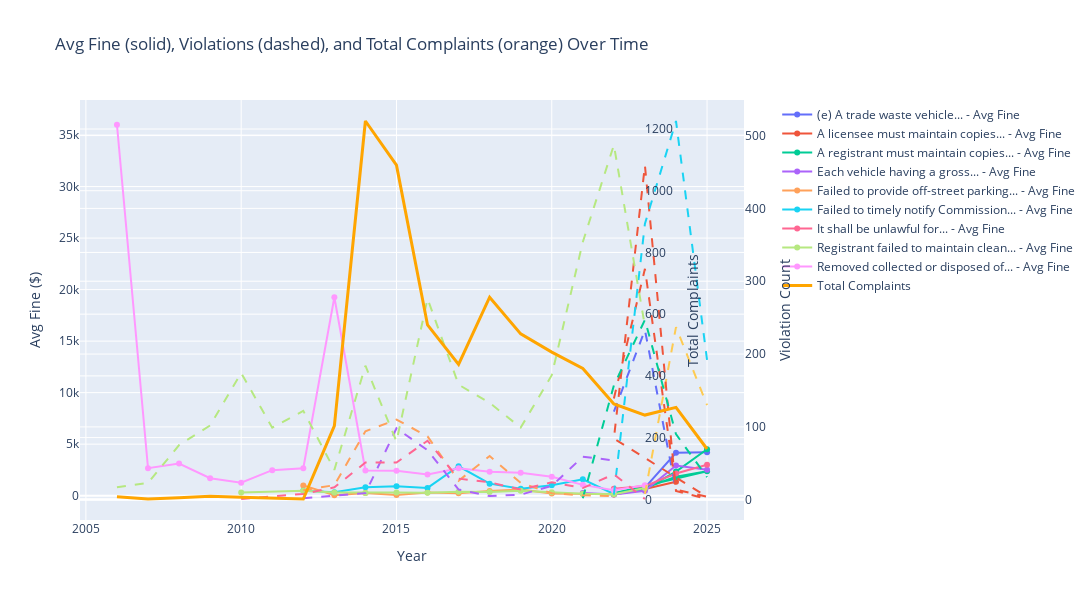

The cell this chart's notebook holds for it:
### Code cell
# Prep violation data
violations_df['Issued Date'] = pd.to_datetime(violations_df['DATE VIOLATION ISSUED'], errors='coerce')
violations_df['Year'] = violations_df['Issued Date'].dt.year
top_violation_types = violations_df['DESCRIPTION OF RULE'].value_counts().head(10).index
short_label_map = {desc: ' '.join(desc.split()[:5]) + '...' for desc in top_violation_types}

# Average fine
violation_avg_fine = (
    violations_df
    .groupby(['DESCRIPTION OF RULE', 'Year'])['FINE AMOUNT']
    .mean()
    .reset_index()
    .dropna()
)
violation_avg_fine_top = violation_avg_fine[violation_avg_fine['DESCRIPTION OF RULE'].isin(top_violation_types)]
violation_avg_fine_top['Label'] = violation_avg_fine_top['DESCRIPTION OF RULE'].map(short_label_map)

# Violation counts
violation_counts = (
    violations_df
    .groupby(['DESCRIPTION OF RULE', 'Year'])
    .size()
    .reset_index(name='Violation Count')
)

# Merge violation data
violation_combined = pd.merge(
    violation_avg_fine_top,
    violation_counts,
    on=['DESCRIPTION OF RULE', 'Year'],
    how='left'
)
violation_combined['Label'] = violation_combined['DESCRIPTION OF RULE'].map(short_label_map)

# Complaints data
complaints_df['Reported Date'] = pd.to_datetime(complaints_df['DATE COMPLAINT/INQUIRY REPORTED ON'], errors='coerce')
complaints_df['Year'] = complaints_df['Reported Date'].dt.year
complaint_counts_yearly = complaints_df.groupby('Year').size().reset_index(name='Complaint Count')

# Yearly summary for correlation
violation_totals = violations_df.groupby('Year').size().reset_index(name='Violation Count')
fine_totals = violations_df.groupby('Year')['FINE AMOUNT'].sum().reset_index(name='Total Fine')
yearly_summary = pd.merge(violation_totals, fine_totals, on='Year', how='outer')
yearly_summary = pd.merge(yearly_summary, complaint_counts_yearly, on='Year', how='outer')
correlation_matrix = yearly_summary.corr()

# --- Plot ---
fig = go.Figure()

# Avg Fine (solid lines)
for label in violation_combined['Label'].unique():
    subset = violation_combined[violation_combined['Label'] == label]
    fig.add_trace(go.Scatter(
        x=subset['Year'],
        y=subset['FINE AMOUNT'],
        name=f"{label} - Avg Fine",
        mode='lines+markers',
        yaxis="y1"
    ))

# Violation count (dashed)
for label in violation_combined['Label'].unique():
    subset = violation_combined[violation_combined['Label'] == label]
    fig.add_trace(go.Scatter(
        x=subset['Year'],
        y=subset['Violation Count'],
        name=f"{label} - Violations",
        mode='lines',
        line=dict(dash='dash'),
        yaxis="y2",
        showlegend=False
    ))

# Total Complaints (orange)
fig.add_trace(go.Scatter(
    x=complaint_counts_yearly['Year'],
    y=complaint_counts_yearly['Complaint Count'],
    name='Total Complaints',
    line=dict(color='orange', width=3),
    yaxis="y3"
))

fig.update_layout(
    title="Avg Fine (solid), Violations (dashed), and Total Complaints (orange) Over Time",
    xaxis=dict(title='Year'),
    yaxis=dict(title="Avg Fine ($)", side='left'),
    yaxis2=dict(title="Violation Count", overlaying='y', side='right'),
    yaxis3=dict(title="Total Complaints", anchor='free', overlaying='y', side='right', position=.85),
    legend=dict(x=1.05, y=1),
    width=1200,
    height=600
)

fig.show()
print("Correlation Matrix:")
print(correlation_matrix)

### Figure 1 — Plotly figure (JSON) as saved in the notebook; plotly's stock layout.template omitted (floating-point values rounded to 4 significant figures)
{"data": [{"mode": "lines+markers", "name": "(e) A trade waste vehicle... - Avg Fine", "type": "scatter", "x": [2023, 2024, 2025], "y": [775.0, 4166.0, 4220.0], "yaxis": "y"}, {"mode": "lines+markers", "name": "A licensee must maintain copies... - Avg Fine", "type": "scatter", "x": [2022, 2023, 2024], "y": [120.6, 644.1, 1356.0], "yaxis": "y"}, {"mode": "lines+markers", "name": "A registrant must maintain copies... - Avg Fine", "type": "scatter", "x": [2022, 2023, 2024, 2025, 2022, 2023, 2024, 2025], "y": [199.6, 742.6, 1839.0, 2375.0, 242.2, 642.9, 2342.0, 4500.0], "yaxis": "y"}, {"mode": "lines+markers", "name": "Each vehicle having a gross... - Avg Fine", "type": "scatter", "x": [2021, 2022, 2023, 2024, 2025], "y": [250.0, 116.6, 485.8, 2924.0, 2516.0], "yaxis": "y"}, {"mode": "lines+markers", "name": "Failed to provide off-street parking... - Avg Fine", "type": "scatter", "x": [2012, 2013, 2014, 2015, 2016, 2017, 2018, 2019, 2020, 2021, 2022], "y": [1000.0, 41.67, 250.0, 66.15, 301.5, 246.4, 450.0, 600.0, 202.6, 169.5, 141.2], "yaxis": "y"}, {"mode": "lines+markers", "name": "Failed to timely notify Commission... - Avg Fine", "type": "scatter", "x": [2012, 2013, 2014, 2015, 2016, 2017, 2018, 2019, 2020, 2021, 2022], "y": [475.0, 340.0, 823.1, 906.8, 753.2, 2852.0, 1167.0, 669.6, 1022.0, 1592.0, 162.5], "yaxis": "y"}, {"mode": "lines+markers", "name": "It shall be unlawful for... - Avg Fine", "type": "scatter", "x": [2022, 2023, 2024, 2025], "y": [666.7, 930.5, 2158.0, 2997.0], "yaxis": "y"}, {"mode": "lines+markers", "name": "Registrant failed to maintain clean... - Avg Fine", "type": "scatter", "x": [2010, 2012, 2013, 2014, 2015, 2016, 2017, 2018, 2019, 2020, 2021, 2022, 2023], "y": [300.0, 483.3, 297.1, 266.2, 305.9, 287.7, 381.0, 358.3, 478.6, 327.1, 187.5, 132.1, 750.0], "yaxis": "y"}, {"mode": "lines+markers", "name": "Removed collected or disposed of... - Avg Fine", "type": "scatter", "x": [2006, 2007, 2008, 2009, 2010, 2011, 2012, 2013, 2014, 2015, 2016, 2017, 2018, 2019, 2020, 2021, 2022, 2023], "y": [36000.0, 2667.0, 3125.0, 1700.0, 1263.0, 2479.0, 2666.0, 19260.0, 2449.0, 2420.0, 2061.0, 2666.0, 2313.0, 2215.0, 1839.0, 1049.0, 518.5, 1022.0], "yaxis": "y"}, {"line": {"dash": "dash"}, "mode": "lines", "name": "(e) A trade waste vehicle... - Violations", "showlegend": false, "type": "scatter", "x": [2023, 2024, 2025], "y": [8, 237, 130], "yaxis": "y2"}, {"line": {"dash": "dash"}, "mode": "lines", "name": "A licensee must maintain copies... - Violations", "showlegend": false, "type": "scatter", "x": [2022, 2023, 2024], "y": [121, 233, 13], "yaxis": "y2"}, {"line": {"dash": "dash"}, "mode": "lines", "name": "A registrant must maintain copies... - Violations", "showlegend": false, "type": "scatter", "x": [2022, 2023, 2024, 2025, 2022, 2023, 2024, 2025], "y": [139, 317, 14, 4, 84, 459, 12, 1], "yaxis": "y2"}, {"line": {"dash": "dash"}, "mode": "lines", "name": "Each vehicle having a gross... - Violations", "showlegend": false, "type": "scatter", "x": [2021, 2022, 2023, 2024, 2025], "y": [2, 157, 247, 90, 31], "yaxis": "y2"}, {"line": {"dash": "dash"}, "mode": "lines", "name": "Failed to provide off-street parking... - Violations", "showlegend": false, "type": "scatter", "x": [2012, 2013, 2014, 2015, 2016, 2017, 2018, 2019, 2020, 2021, 2022], "y": [2, 6, 9, 98, 68, 14, 5, 7, 19, 59, 54], "yaxis": "y2"}, {"line": {"dash": "dash"}, "mode": "lines", "name": "Failed to timely notify Commission... - Violations", "showlegend": false, "type": "scatter", "x": [2012, 2013, 2014, 2015, 2016, 2017, 2018, 2019, 2020, 2021, 2022], "y": [13, 20, 94, 110, 87, 26, 60, 23, 9, 6, 5], "yaxis": "y2"}, {"line": {"dash": "dash"}, "mode": "lines", "name": "It shall be unlawful for... - Violations", "showlegend": false, "type": "scatter", "x": [2022, 2023, 2024, 2025], "y": [7, 379, 520, 192], "yaxis": "y2"}, {"line": {"dash": "dash"}, "mode": "lines", "name": "Registrant failed to maintain clean... - Violations", "showlegend": false, "type": "scatter", "x": [2010, 2012, 2013, 2014, 2015, 2016, 2017, 2018, 2019, 2020, 2021, 2022, 2023], "y": [1, 8, 17, 51, 51, 81, 29, 24, 14, 24, 16, 35, 1], "yaxis": "y2"}, {"line": {"dash": "dash"}, "mode": "lines", "name": "Removed collected or disposed of... - Violations", "showlegend": false, "type": "scatter", "x": [2006, 2007, 2008, 2009, 2010, 2011, 2012, 2013, 2014, 2015, 2016, 2017, 2018, 2019, 2020, 2021, 2022, 2023], "y": [17, 23, 75, 102, 174, 99, 122, 41, 184, 80, 276, 158, 133, 99, 171, 354, 487, 238], "yaxis": "y2"}, {"line": {"color": "orange", "width": 3}, "name": "Total Complaints", "type": "scatter", "x": [2006.0, 2007.0, 2008.0, 2009.0, 2010.0, 2011.0, 2012.0, 2013.0, 2014.0, 2015.0, 2016.0, 2017.0, 2018.0, 2019.0, 2020.0, 2021.0, 2022.0, 2023.0, 2024.0, 2025.0], "y": [8, 1, 5, 10, 7, 4, 1, 238, 1226, 1083, 565, 437, 655, 536, 477, 424, 309, 273, 298, 163], "yaxis": "y3"}], "layout": {"height": 600, "legend": {"x": 1.05, "y": 1}, "title": {"text": "Avg Fine (solid), Violations (dashed), and Total Complaints (orange) Over Time"}, "width": 1200, "xaxis": {"title": {"text": "Year"}}, "yaxis": {"side": "left", "title": {"text": "Avg Fine ($)"}}, "yaxis2": {"overlaying": "y", "side": "right", "title": {"text": "Violation Count"}}, "yaxis3": {"anchor": "free", "overlaying": "y", "position": 0.85, "side": "right", "title": {"text": "Total Complaints"}}}}
